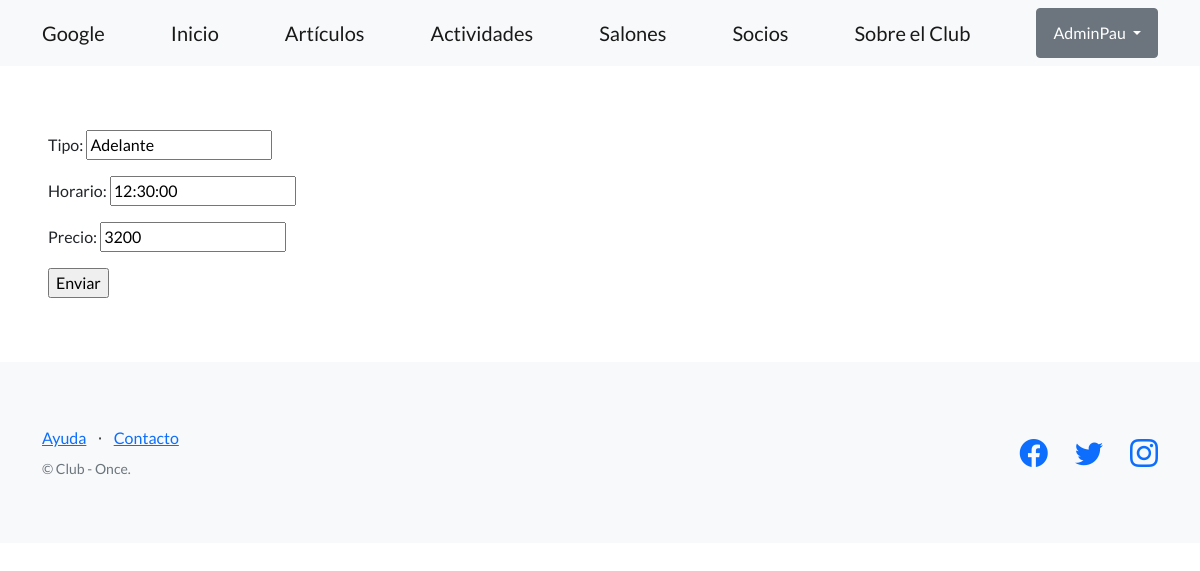
The app's page /editar-salon/19/ (signed in) with its own data.
### club_once_estrellas/models.py (models this page shows)
class Salones(models.Model):
    tipo = models.CharField(max_length=64)
    horario = models.TimeField()
    precio = models.IntegerField()
    creador = models.ForeignKey(User, on_delete=models.SET_NULL, null=True)

### club_once_estrellas/views.py (the view)
# urls.py: path("editar-salon/<int:id>/", editar_salones, name="editar_salon"),
@login_required
def editar_salones(request, id):
    salon = Salones.objects.get(id=id)
    if request.method == "POST":
        formulario = SalonesFormulario(request.POST)
        if formulario.is_valid():
            data = formulario.cleaned_data
            salon.tipo = data["tipo"]
            salon.horario = data["horario"]
            salon.precio = data["precio"]
            salon.creador = request.user
            url_exitosa = reverse('lista_salones')
            return redirect(url_exitosa)
    else:  # GET
        inicial = {
            'tipo': salon.tipo,
            'horario': salon.horario,
            'precio': salon.precio,
        }
        formulario = SalonesFormulario(initial=inicial)
    return render(
        request=request,
        template_name='club_once_estrellas/formulario_salones.html',
        context={'formulario': formulario, 'salon': salon,},
    )

### club_once_estrellas/forms.py
class SalonesFormulario(forms.Form):
    tipo = forms.CharField(required=True, max_length=64)
    horario = forms.TimeField(required=True)
    precio = forms.IntegerField(required=True)

### club_once_estrellas/templates/club_once_estrellas/formulario_salones.html (shortened to what this page needs)
{% extends "club_once_estrellas/base.html" %}
{% block contenido %}
<form action="{% url 'agregar_salon' %}" method="post">
  {{ formulario.as_p }}
  <input type="submit" value="Enviar" />
</form>
{% endblock contenido %}

### club_once_estrellas/templates/club_once_estrellas/base.html (shortened to what this page needs)
{% load static %}
<!DOCTYPE html>
<html lang="en">
    <head>
        <link href="https://cdn.jsdelivr.net/npm/bootstrap-icons@1.5.0/font/bootstrap-icons.css" rel="stylesheet" type="text/css" />
        <link href="{% static 'css/styles.css' %}" rel="stylesheet" />
    </head>
    <body>
        <nav class="navbar navbar-light bg-light static-top">
            <div class="container">
                <a class="navbar-brand" href="https://www.google.com">Google</a>
                <a class="navbar-brand" href="{% url 'inicio' %}">Inicio</a>
                <a class="navbar-brand" href="{% url 'lista_articulos' %}">Artículos</a>
                <a class="navbar-brand" href="{% url 'lista_actividades' %}">Actividades</a>
                <a class="navbar-brand" href="{% url 'lista_salones' %}">Salones</a>
                <a class="navbar-brand" href="{% url 'lista_de_socios' %}">Socios</a>
                <a class="navbar-brand" href="{% url 'about' %}">Sobre el Club</a>
                {% if user.is_authenticated %}
                <div class="dropdown">
                    <button class="btn btn-secondary dropdown-toggle" type="button" id="dropdownMenuButton1" data-bs-toggle="dropdown" aria-expanded="false">
                        <div style="display: inline-flex;">
                            <span>{{ user.username }}</span>
                        </div>
                    </button>
                    </div>
                </div>
                {% else %}
                <a class="btn btn-primary" href="{% url 'login' %}">Inicio sesión</a>
                <a class="btn btn-success" href="{% url 'registro' %}">Registro</a>
                {% endif %}
        </nav>
        <section style="padding:4rem 3rem;">
            {% block contenido %}
            {% endblock contenido %}
        </section>
        <footer class="footer bg-light">
            <div class="container">
                <div class="row">
                    <div class="col-lg-6 h-100 text-center text-lg-start my-auto">
                        <ul class="list-inline mb-2">
                            <li class="list-inline-item"><a href="#!">Ayuda</a></li>
                            <li class="list-inline-item">⋅</li>
                            <li class="list-inline-item"><a href="#!">Contacto</a></li>
                        </ul>
                        <p class="text-muted small mb-4 mb-lg-0">&copy; Club - Once.</p>
                    </div>
                    <div class="col-lg-6 h-100 text-center text-lg-end my-auto">
                        <ul class="list-inline mb-0">
                            <li class="list-inline-item me-4">
                                <a href="#!"><i class="bi-facebook fs-3"></i></a>
                            </li>
                            <li class="list-inline-item me-4">
                                <a href="#!"><i class="bi-twitter fs-3"></i></a>
                            </li>
                            <li class="list-inline-item">
                                <a href="https://www.instagram.com/espndeportes/?hl=es"><i class="bi-instagram fs-3"></i></a>
                            </li>
                        </ul>
                    </div>
                </div>
            </div>
        </footer>
    </body>
</html>

### records on screen
Salones: tipo "Adelante", horario "12:30:00", precio "3200"

### other values on screen
{{ user.username }} "AdminPau"
